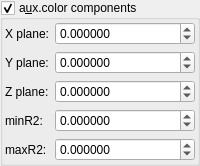
    <widget class="MyGroupBox" name="groupCheck_fold_color_aux_color_enabled_false">
     <property name="font">
      <font>
       <weight>50</weight>
       <bold>false</bold>
      </font>
     </property>
     <property name="title">
      <string>a&amp;ux.color components</string>
     </property>
     <property name="checkable">
      <bool>true</bool>
     </property>
     <layout class="QVBoxLayout" name="verticalLayout_8">
      <property name="leftMargin">
       <number>2</number>
      </property>
      <property name="topMargin">
       <number>2</number>
      </property>
      <property name="rightMargin">
       <number>2</number>
      </property>
      <property name="bottomMargin">
       <number>2</number>
      </property>
      <item>
       <layout class="QGridLayout" name="gridLayout_11" columnstretch="0,1" columnminimumwidth="0,0">
        <item row="2" column="1">
         <widget class="MyDoubleSpinBox" name="spinbox3_mandelbox_color_z">
          <property name="sizePolicy">
           <sizepolicy hsizetype="Minimum" vsizetype="Maximum">
            <horstretch>0</horstretch>
            <verstretch>0</verstretch>
           </sizepolicy>
          </property>
          <property name="prefix">
           <string/>
          </property>
          <property name="suffix">
           <string/>
          </property>
          <property name="decimals">
           <number>6</number>
          </property>
          <property name="minimum">
           <double>-99.989999999999995</double>
          </property>
          <property name="maximum">
           <double>99.989999999999995</double>
          </property>
          <property name="singleStep">
           <double>0.100000000000000</double>
          </property>
         </widget>
        </item>
        <item row="0" column="1">
         <widget class="MyDoubleSpinBox" name="spinbox3_mandelbox_color_x">
          <property name="sizePolicy">
           <sizepolicy hsizetype="Minimum" vsizetype="Maximum">
            <horstretch>0</horstretch>
            <verstretch>0</verstretch>
           </sizepolicy>
          </property>
          <property name="prefix">
           <string/>
          </property>
          <property name="suffix">
           <string/>
          </property>
          <property name="decimals">
           <number>6</number>
          </property>
          <property name="minimum">
           <double>-99.989999999999995</double>
          </property>
          <property name="maximum">
           <double>99.989999999999995</double>
          </property>
          <property name="singleStep">
           <double>0.100000000000000</double>
          </property>
         </widget>
        </item>
        <item row="1" column="1">
         <widget class="MyDoubleSpinBox" name="spinbox3_mandelbox_color_y">
          <property name="sizePolicy">
           <sizepolicy hsizetype="Minimum" vsizetype="Maximum">
            <horstretch>0</horstretch>
            <verstretch>0</verstretch>
           </sizepolicy>
          </property>
          <property name="prefix">
           <string/>
          </property>
          <property name="suffix">
           <string/>
          </property>
          <property name="decimals">
           <number>6</number>
          </property>
          <property name="minimum">
           <double>-99.989999999999995</double>
          </property>
          <property name="maximum">
           <double>99.989999999999995</double>
          </property>
          <property name="singleStep">
           <double>0.100000000000000</double>
          </property>
         </widget>
        </item>
        <item row="3" column="1">
         <widget class="MyDoubleSpinBox" name="spinbox_mandelbox_color_Sp1">
          <property name="sizePolicy">
           <sizepolicy hsizetype="Minimum" vsizetype="Maximum">
            <horstretch>0</horstretch>
            <verstretch>0</verstretch>
           </sizepolicy>
          </property>
          <property name="prefix">
           <string/>
          </property>
          <property name="decimals">
           <number>6</number>
          </property>
          <property name="minimum">
           <double>-99.989999999999995</double>
          </property>
          <property name="singleStep">
           <double>0.100000000000000</double>
          </property>
         </widget>
        </item>
        <item row="4" column="1">
         <widget class="MyDoubleSpinBox" name="spinbox_mandelbox_color_Sp2">
          <property name="sizePolicy">
           <sizepolicy hsizetype="Minimum" vsizetype="Maximum">
            <horstretch>0</horstretch>
            <verstretch>0</verstretch>
           </sizepolicy>
          </property>
          <property name="prefix">
           <string/>
          </property>
          <property name="decimals">
           <number>6</number>
          </property>
          <property name="minimum">
           <double>-99.989999999999995</double>
          </property>
          <property name="singleStep">
           <double>0.100000000000000</double>
          </property>
         </widget>
        </item>
        <item row="4" column="0">
         <widget class="QLabel" name="label_37">
          <property name="text">
           <string>maxR2:</string>
          </property>
         </widget>
        </item>
        <item row="3" column="0">
         <widget class="QLabel" name="label_36">
          <property name="text">
           <string>minR2:</string>
          </property>
         </widget>
        </item>
        <item row="2" column="0">
         <widget class="QLabel" name="label_34">
          <property name="text">
           <string>Z plane:</string>
          </property>
         </widget>
        </item>
        <item row="0" column="0">
         <widget class="QLabel" name="label_29">
          <property name="text">
           <string>X plane:</string>
          </property>
         </widget>
        </item>
        <item row="1" column="0">
         <widget class="QLabel" name="label_35">
          <property name="text">
           <string>Y plane:</string>
          </property>
         </widget>
        </item>
       </layout>
      </item>
     </layout>
    </widget>
